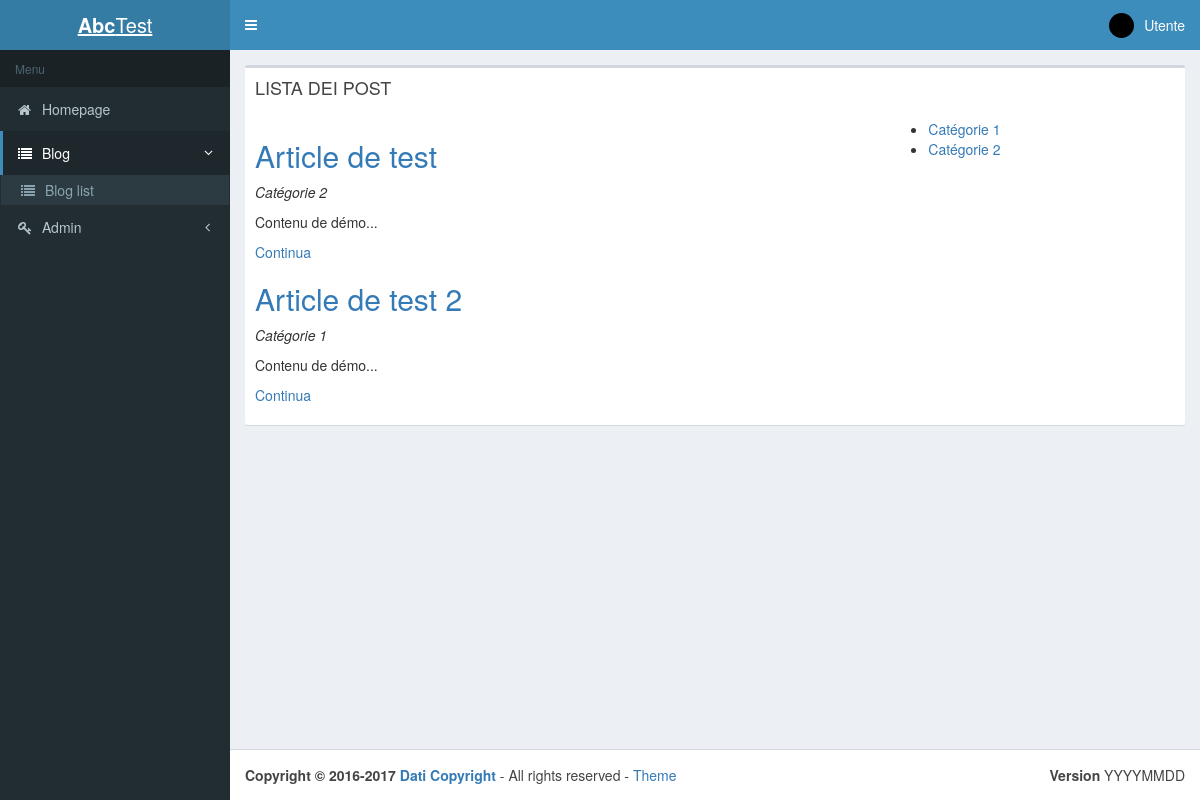
The page / on the database its author committed.
### tables this page shows
CREATE TABLE `articles` (
  `id` int(11) NOT NULL,
  `titre` varchar(255) DEFAULT NULL,
  `contenu` longtext,
  `date` datetime DEFAULT NULL,
  `category_id` int(11) DEFAULT NULL
);

CREATE TABLE `categories` (
  `id` int(11) NOT NULL,
  `titre` varchar(255) DEFAULT NULL
);

### core/Controller/Controller.php (called while the page is built, shortened)
<?php
class Controller{
    protected $viewPath;
    protected function render($view, $variables = []){
        extract($variables);
        require($this->viewPath . str_replace('.', '/', $view) . '.php');
    }
}

### app/Controller/PostsController.php (called while the page is built, shortened)
<?php
class PostsController extends AppController{
    public function index(){
        $posts = $this->Post->last();
        $categories = $this->Category->all();
        $this->render('posts.index', compact('posts', 'categories', 'menuActive'));
    }
}

### public/index.php (called while the page is built, shortened)
<?php
if(isset($_GET['p'])){
    $page = $_GET['p'];
}else{
    $page = 'posts.index';
}
$page = explode('.', $page);
if($page[0] == 'admin'){
    $controller = '\App\Controller\Admin\\' . ucfirst($page[1]) . 'Controller';
    $action = $page[2];
} else{
    $action = $page[1];
}
$controller = new $controller();
$controller->$action();

### core/Table/Table.php (called while the page is built, shortened)
<?php
class Table
{
    protected $table;
    protected $db;
    public function __construct(Database $db)
    {
        $this->db = $db;
    }
    public function all(){
        return $this->query('SELECT * FROM ' . $this->table);
    }
    public function query($statement, $attributes = null, $one = false){
        if($attributes){
            return $this->db->prepare(
                $statement,
                $attributes,
                str_replace('Table', 'Entity', get_class($this)),
                $one
            );
        } else {
            return $this->db->query(
                $statement,
                str_replace('Table', 'Entity', get_class($this)),
                $one
            );
        }
    }
}

### core/Database/MysqlDatabase.php (called while the page is built, shortened)
<?php
class MysqlDatabase extends Database{
    private $db_name;
    private $db_user;
    private $db_pass;
    private $db_host;
    private $pdo;
    public function __construct($db_name, $db_user = 'root', $db_pass = 'root', $db_host = 'localhost'){
        $this->db_name = $db_name;
        $this->db_user = $db_user;
        $this->db_pass = $db_pass;
        $this->db_host = $db_host;
    }
    private function getPDO(){
        if($this->pdo === null){
            $pdo = new PDO('mysql:dbname=' . $this->db_name . ';host=' . $this->db_host, $this->db_user, $this->db_pass);
            $pdo->setAttribute(PDO::ATTR_ERRMODE, PDO::ERRMODE_EXCEPTION);
            $pdo->exec("set names utf8");
            $this->pdo = $pdo;
        }
        return $this->pdo;
    }
    public function query($statement, $class_name = null, $one = false){
        $req = $this->getPDO()->query($statement);
        if($class_name === null){
            $req->setFetchMode(PDO::FETCH_OBJ);
        } else {
            $req->setFetchMode(PDO::FETCH_CLASS, $class_name);
        }
        if($one) {
            $datas = $req->fetch();
        } else {
            $datas = $req->fetchAll();
        }
        return $datas;
    }
}

### app/Table/PostTable.php (called while the page is built, shortened)
<?php
class PostTable extends Table{
    public function last(){
        return $this->query("
            SELECT articles.id, articles.titre, articles.contenu, articles.date, categories.titre as categorie
            FROM articles
            LEFT JOIN categories ON category_id = categories.id
            ORDER BY articles.date DESC");
    }
}

### app/Autoloader.php (called while the page is built, shortened)
<?php
class Autoloader{
    static function autoload($class){
        if (strpos($class, __NAMESPACE__ . '\\') === 0){
            $class = str_replace(__NAMESPACE__ . '\\', '', $class);
            $class = str_replace('\\', '/', $class);
        }
    }
}

### core/Autoloader.php (called while the page is built, shortened)
<?php
class Autoloader{
    static function autoload($class){
        if (strpos($class, __NAMESPACE__ . '\\') === 0){
            $class = str_replace(__NAMESPACE__ . '\\', '', $class);
            $class = str_replace('\\', '/', $class);
        }
    }
}

### core/Entity/Entity.php (called while the page is built, shortened)
<?php
class Entity {
    public function __get($key){
        $method = 'get' . ucfirst($key);
        $this->$key = $this->$method();
        return $this->$key;
    }
}

### app/Entity/CategoryEntity.php (called while the page is built, shortened)
<?php
class CategoryEntity extends Entity{
    public function getUrl(){
        return 'index.php?p=posts.category&id=' . $this->id;
    }
}

### app/Views/posts/index.php (the view)
<div class="box-header">
    <h1 class="box-title">LISTA DEI POST</h1>
</div>
<div class="box-body">
    <div class="row">
        <div class="col-sm-8">
            <?php foreach ($posts as $post): ?>
                <h2><a href="<?= $post->url ?>"><?= $post->titre; ?></a></h2>
                <p><em><?= $post->categorie; ?></em></p>
                <p><?= $post->extrait; ?></p>
            <?php endforeach; ?>
        </div>
        <div class="col-sm-4">
            <ul>
                <?php foreach($categories as $categorie): ?>
                    <li><a href="<?= $categorie->url; ?>"><?= $categorie->titre; ?></a></li>
                <?php endforeach; ?>
            </ul>
        </div>
    </div>
</div>

### app/Entity/PostEntity.php (shortened to what this page needs)
<?php
class PostEntity extends Entity{
    public function getUrl(){
        return 'index.php?p=posts.show&id=' . $this->id;
    }
    public function getExtrait(){
        $html = '<p>' . substr($this->contenu, 0, 200) . '...</p>';
        $html .= '<p><a href="' . $this->getURL() . '">Continua</a></p>';
        return $html;
    }
}

### rows shown on the page
articles: titre "Article de test", category.titre "Catégorie 2", contenu "Contenu de démo"
articles: titre "Article de test 2", category.titre "Catégorie 1", contenu "Contenu de démo"
categories: titre "Catégorie 1"
categories: titre "Catégorie 2"

### other values the page prints
$menu['testo'] "Homepage"
$menu['testo'] "Blog"
$sottomenu['testo'] "Blog list"
$menu['testo'] "Admin"
$copyYear "2016"
$curYear "2017"
